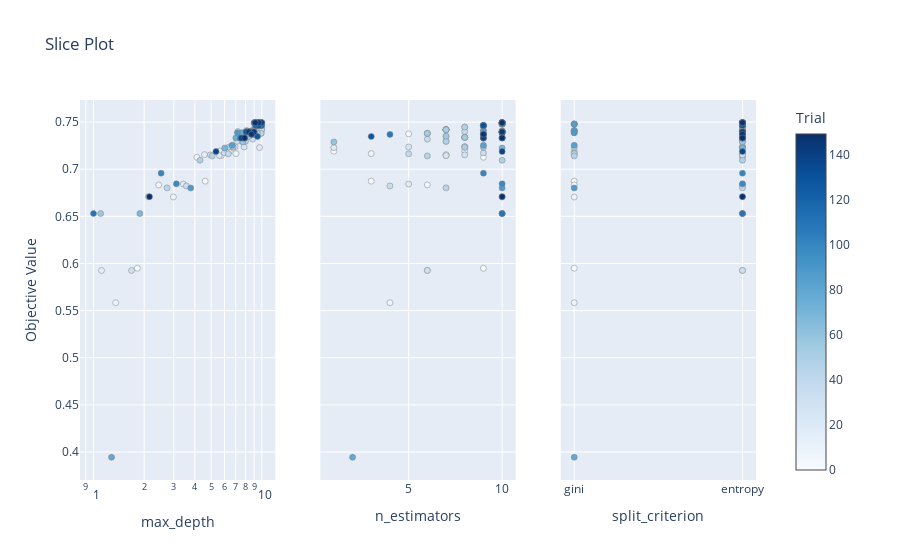

Notebook code cell kept with this figure:
### Code cell
plot_slice(study)

### Figure 1 — Plotly figure (JSON) as saved in the notebook; plotly's stock layout.template omitted (floating-point values rounded to 4 significant figures; data arrays with more than 128 entries replaced by an {"elided": "..."} marker saying what was removed)
{"data": [{"marker": {"color": {"elided": "150 int values"}, "colorbar": {"title": {"text": "Trial"}, "x": 1, "xpad": 40}, "colorscale": [[0, "rgb(247,251,255)"], [0.125, "rgb(222,235,247)"], [0.25, "rgb(198,219,239)"], [0.375, "rgb(158,202,225)"], [0.5, "rgb(107,174,214)"], [0.625, "rgb(66,146,198)"], [0.75, "rgb(33,113,181)"], [0.875, "rgb(8,81,156)"], [1, "rgb(8,48,107)"]], "line": {"color": "Grey", "width": 0.5}, "showscale": true}, "mode": "markers", "name": "Feasible Trial", "showlegend": false, "type": "scatter", "x": {"elided": "150 float values"}, "xaxis": "x", "y": {"elided": "150 float values"}, "yaxis": "y"}, {"marker": {"color": {"elided": "150 int values"}, "colorbar": {"title": {"text": "Trial"}, "x": 1, "xpad": 40}, "colorscale": [[0, "rgb(247,251,255)"], [0.125, "rgb(222,235,247)"], [0.25, "rgb(198,219,239)"], [0.375, "rgb(158,202,225)"], [0.5, "rgb(107,174,214)"], [0.625, "rgb(66,146,198)"], [0.75, "rgb(33,113,181)"], [0.875, "rgb(8,81,156)"], [1, "rgb(8,48,107)"]], "line": {"color": "Grey", "width": 0.5}, "showscale": false}, "mode": "markers", "name": "Feasible Trial", "showlegend": false, "type": "scatter", "x": {"elided": "150 int values"}, "xaxis": "x2", "y": {"elided": "150 float values"}, "yaxis": "y2"}, {"marker": {"color": {"elided": "150 int values"}, "colorbar": {"title": {"text": "Trial"}, "x": 1, "xpad": 40}, "colorscale": [[0, "rgb(247,251,255)"], [0.125, "rgb(222,235,247)"], [0.25, "rgb(198,219,239)"], [0.375, "rgb(158,202,225)"], [0.5, "rgb(107,174,214)"], [0.625, "rgb(66,146,198)"], [0.75, "rgb(33,113,181)"], [0.875, "rgb(8,81,156)"], [1, "rgb(8,48,107)"]], "line": {"color": "Grey", "width": 0.5}, "showscale": false}, "mode": "markers", "name": "Feasible Trial", "showlegend": false, "type": "scatter", "x": {"elided": "150 str values"}, "xaxis": "x3", "y": {"elided": "150 float values"}, "yaxis": "y3"}], "layout": {"title": {"text": "Slice Plot"}, "xaxis": {"anchor": "y", "domain": [0, 0.2889], "title": {"text": "max_depth"}, "type": "log"}, "xaxis2": {"anchor": "y2", "domain": [0.3556, 0.6444], "title": {"text": "n_estimators"}}, "xaxis3": {"anchor": "y3", "categoryarray": ["gini", "entropy"], "categoryorder": "array", "domain": [0.7111, 1], "title": {"text": "split_criterion"}, "type": "category"}, "yaxis": {"anchor": "x", "domain": [0, 1], "title": {"text": "Objective Value"}}, "yaxis2": {"anchor": "x2", "domain": [0, 1], "matches": "y", "showticklabels": false}, "yaxis3": {"anchor": "x3", "domain": [0, 1], "matches": "y", "showticklabels": false}}}
